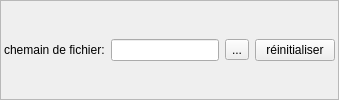
               <widget class="QFrame" name="frame_3">
                <property name="sizePolicy">
                 <sizepolicy hsizetype="Preferred" vsizetype="Fixed">
                  <horstretch>0</horstretch>
                  <verstretch>0</verstretch>
                 </sizepolicy>
                </property>
                <property name="frameShape">
                 <enum>QFrame::StyledPanel</enum>
                </property>
                <property name="frameShadow">
                 <enum>QFrame::Raised</enum>
                </property>
                <layout class="QHBoxLayout" name="horizontalLayout">
                 <property name="spacing">
                  <number>6</number>
                 </property>
                 <property name="leftMargin">
                  <number>3</number>
                 </property>
                 <property name="topMargin">
                  <number>3</number>
                 </property>
                 <property name="rightMargin">
                  <number>3</number>
                 </property>
                 <property name="bottomMargin">
                  <number>3</number>
                 </property>
                 <item>
                  <widget class="QLabel" name="label">
                   <property name="text">
                    <string>chemain de fichier:</string>
                   </property>
                  </widget>
                 </item>
                 <item>
                  <widget class="QLineEdit" name="lineEdit">
                   <property name="enabled">
                    <bool>true</bool>
                   </property>
                   <property name="cursor">
                    <cursorShape>ForbiddenCursor</cursorShape>
                   </property>
                  </widget>
                 </item>
                 <item>
                  <widget class="QToolButton" name="toolButton">
                   <property name="text">
                    <string>...</string>
                   </property>
                  </widget>
                 </item>
                 <item>
                  <widget class="QPushButton" name="pushButton">
                   <property name="text">
                    <string>réinitialiser</string>
                   </property>
                  </widget>
                 </item>
                </layout>
               </widget>
